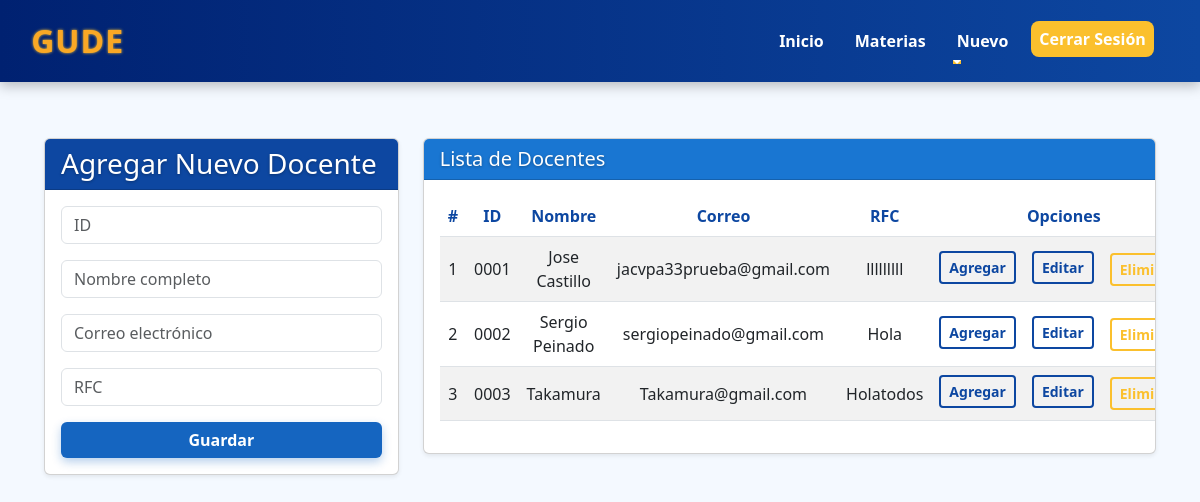
/nuevodocente/, run on an earlier commit of the app's database.
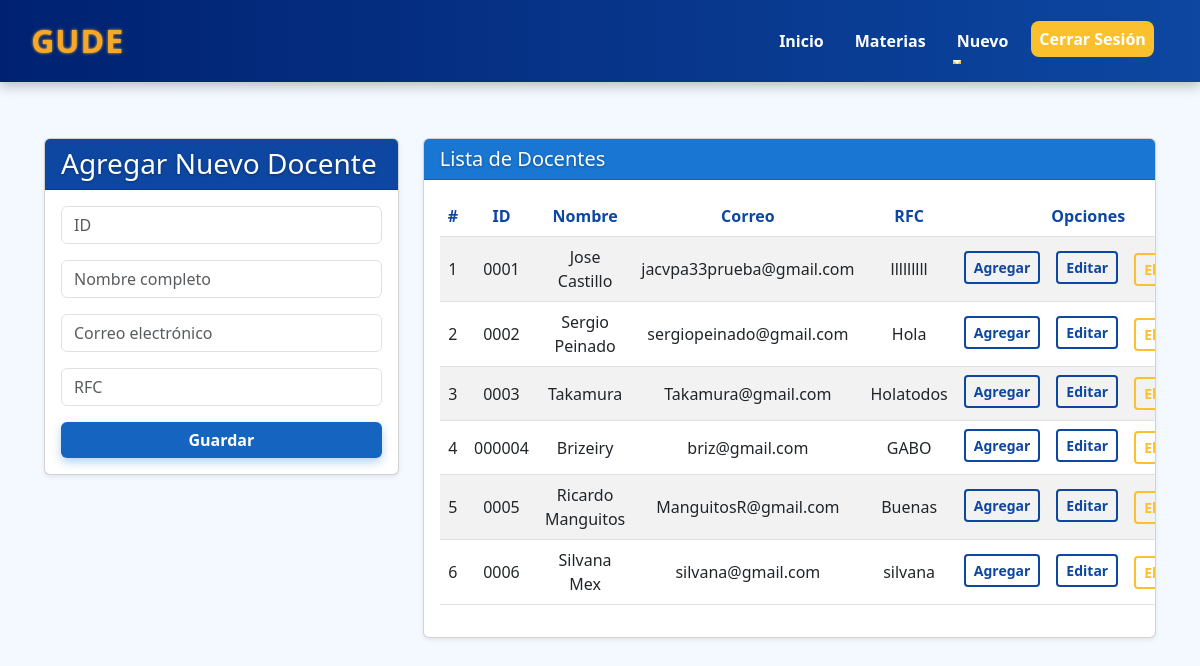
And on a later commit of the database.
### Aplicaciones/General/models.py (models this page shows, shortened)
class Docente(models.Model):
    id = models.CharField(primary_key=True, max_length=9)
    nombre = models.CharField(max_length=100)
    correo = models.EmailField()
    rfc = models.CharField(max_length=13)
    password = models.CharField(max_length=50, default='123456')
    cursos = models.ManyToManyField('Curso', related_name='docentes')

### Aplicaciones/General/views.py (the view)
# urls.py: path('nuevodocente/', views.nuevodocente, name='nuevodocente'),
def nuevodocente(request):
    docentes = Docente.objects.all()
    cursos = Curso.objects.all()  # Traer todas las materias
    return render(request, "nuevodocente.html", {"docentes": docentes, "cursos": cursos})

### Aplicaciones/General/templates/nuevodocente.html (shortened to what this page needs)
{% extends "./base.html" %}
{% load static %}
{% block body %}
<div class="container mt-4">
  <div class="row">
    <div class="col-md-4">
      <div class="card shadow-sm">
        <div class="card-header bg-primary text-white">
          <h3 class="mb-0">Agregar Nuevo Docente</h3>
        </div>
        <div class="card-body">
          <form action="{% url 'registrarDocente' %}" method="post">
            <div class="form-group mb-3">
              <input type="text" name="txtId" id="txtId" class="form-control"
                     placeholder="ID"
                     pattern="^\d+$" title="Solo se permiten números" maxlength="9" required>
            </div>
            <div class="form-group mb-3">
              <input type="text" name="txtNombre" id="txtNombre" class="form-control"
                     placeholder="Nombre completo"
                     pattern="^[A-Za-zÁÉÍÓÚáéíóúÑñ\s]+$" title="Solo letras y espacios" maxlength="100" required />
            </div>
            <div class="form-group mb-3">
              <input type="email" name="txtCorreo" id="txtCorreo" class="form-control"
                     placeholder="Correo electrónico"
                     pattern="^[^\s@]+@[^\s@]+\.[^\s@]+$" title="Formato de correo inválido" required />
            </div>
            <div class="form-group mb-3">
              <input type="text" name="txtRfc" id="txtRfc" class="form-control text-uppercase"
                     placeholder="RFC" maxlength="13" pattern="^[A-ZÑ&]{3,4}\d{6}[A-Z0-9]{3}$"
                     title="Formato de RFC inválido" required oninput="this.value = this.value.toUpperCase();">
            </div>
            <button type="submit" class="btn btn-azul w-100">Guardar</button>
          </form>
        </div>
      </div>
    </div>
    <div class="col-md-8">
      <div class="card shadow-sm">
        <div class="card-header bg-secondary text-white">
          <h5 class="mb-0">Lista de Docentes</h5>
        </div>
        <div class="card-body table-responsive">
          <table class="table table-striped table-hover">
            <thead>
              <tr>
                <th>#</th>
                <th>ID</th>
                <th>Nombre</th>
                <th>Correo</th>
                <th>RFC</th>
                <th colspan="3">Opciones</th>
              </tr>
            </thead>
            <tbody>
              {% for d in docentes %}
              <tr>
                <td>{{ forloop.counter }}</td>
                <td>{{ d.id }}</td>
                <td>{{ d.nombre }}</td>
                <td>{{ d.correo }}</td>
                <td>{{ d.rfc }}</td>
                <td>
                  <a href="{% url 'asignarMaterias' d.id %}" class="btn btn-outline-azul btn-sm w-100 mb-1">Agregar</a>
                </td>
                <td>
                  <a href="{% url 'edicionDocente' d.id %}" class="btn btn-outline-azul btn-sm w-100 mb-1">Editar</a>
                </td>
                <td>
                  <a href="{% url 'eliminacionDocente' d.id %}" class="btn btn-outline-dorado btn-sm w-100 btnEliminacion">Eliminar</a>
                </td>
              </tr>
              {% empty %}
              <tr>
                <td colspan="8" class="text-center text-muted">No hay docentes registrados</td>
              </tr>
              {% endfor %}
            </tbody>
          </table>
        </div>
      </div>
    </div>
  </div>
</div>
{% endblock %}

What changed in the data, as far as the page shows it:
added Docente: id "000004", nombre "Brizeiry", correo "briz@gmail.com", rfc "GABO"
added Docente: id "0005", nombre "Ricardo Manguitos", correo "ManguitosR@gmail.com", rfc "Buenas"
added Docente: id "0006", nombre "Silvana Mex", correo "silvana@gmail.com", rfc "silvana"
